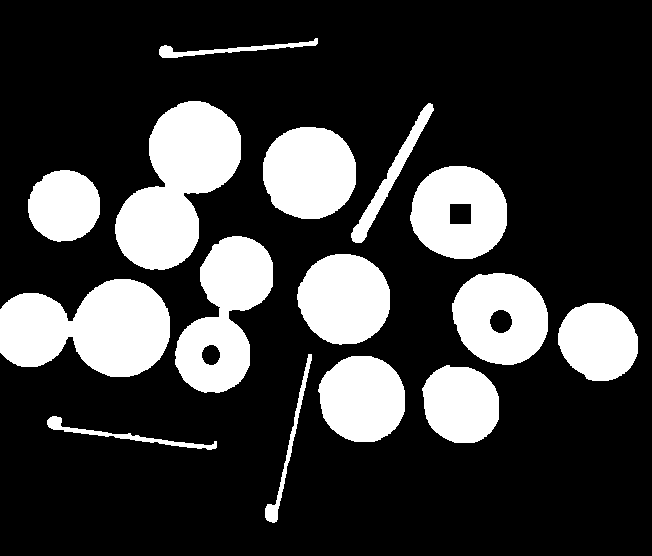
#> input picture AssignmentFour/images/test1.bmp, 652 x 556 px
$ python 3ab.py
#> lines starting #> are read from the running program, lines starting #| are printed output that depends on the picture; after the words box and inside, x2 and y2 are one past the last pixel; in counts of white or black regions, pixels touching at a corner belong together
import cv2
import numpy as np
import matplotlib.pyplot as plt
from scipy.ndimage.morphology import binary_fill_holes

boundaries = []
out_boundaries = {}
in_boundaries = {}


def erosion(img, structuring_element):
    rows, cols = img.shape
    k = structuring_element.shape[0]
    eroded_image = np.zeros(img.shape, dtype=np.uint8)
    for i in range(rows - k - 1):
        for j in range(cols - k - 1):
            sub_image = img[i:i + k, j:j + k]
            temp = np.multiply(sub_image, structuring_element)
            temp = temp * 255
            if (temp == structuring_element).all():
                eroded_image[i + k // 2, j + k // 2] = 255
    return eroded_image


def construct_circular_structuring_element(rad):
    n = rad * 2 + 1
    struct_element = np.zeros((n, n), dtype=np.uint8)
    for i in range(n):
        for j in range(n):
            if (i - n // 2) ** 2 + (j - n // 2) ** 2 < rad ** 2:
                struct_element[i, j] = 255
    return struct_element


image = cv2.imread('images/test1.bmp', cv2.IMREAD_GRAYSCALE)
#> image: shape (556, 652); 23.1% white; 15 white regions, largest, box (x1, y1, x2, y2) and area: (115, 101, 241, 270) 12310, (0, 279, 170, 377) 11872, (175, 236, 273, 393) 8704

struct_element_1 = construct_circular_structuring_element(11)
structuring_element_2 = np.zeros((3, 3), dtype=np.uint8)
structuring_element_2[1, 0] = 255
structuring_element_2[0, 1] = 255
structuring_element_2[1, 1] = 255
structuring_element_2[1, 2] = 255
structuring_element_2[2, 1] = 255

ans = erosion(image, struct_element_1)
#> after the loop in erosion, `for i in range(rows - k - 1):`:
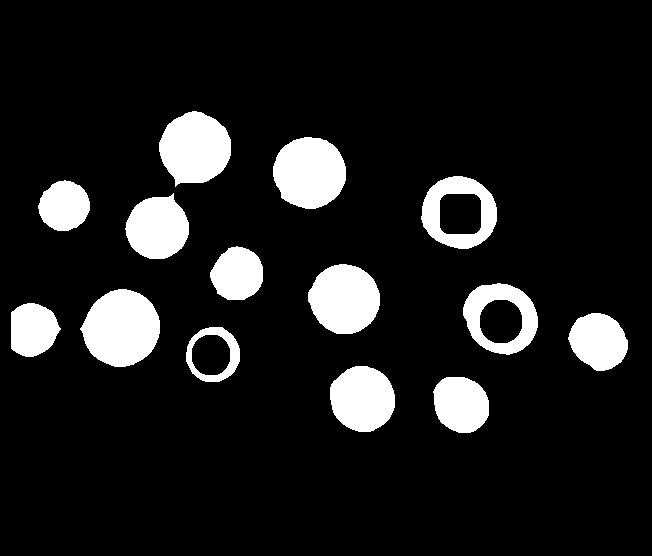
#> eroded_image: shape (556, 652); 11.3% white; 14 white regions, largest, box (x1, y1, x2, y2) and area: (80, 289, 160, 367) 4647, (273, 137, 346, 209) 4114, (159, 111, 231, 187) 4025
#> after the loop in erosion, `for i in range(rows - k - 1):`: sub_image: shape (23, 23); every value is 0

ans2 = binary_fill_holes(ans)
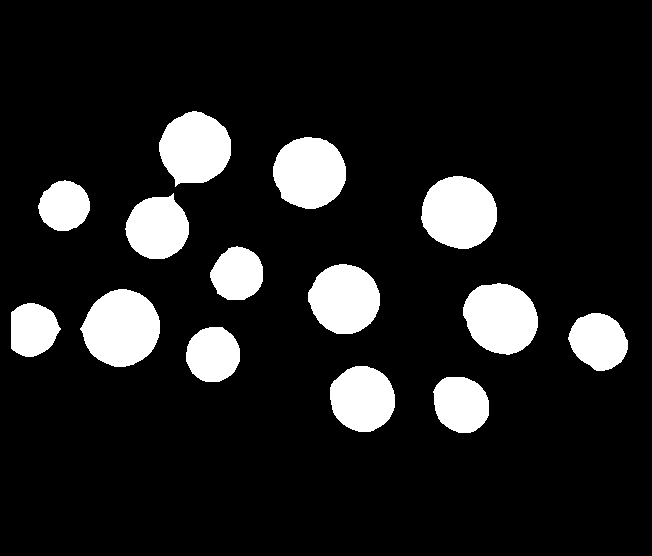
#> ans2: shape (556, 652) bool; 12.5% white; 14 white regions, largest, box (x1, y1, x2, y2) and area: (80, 289, 160, 367) 4647, (421, 176, 497, 249) 4312, (463, 283, 538, 355) 4130

fig = plt.figure(figsize=(20, 12))
fig.add_subplot(1, 3, 1)
plt.axis('off')
plt.title('Original')
plt.imshow(image, cmap='gray')
fig.add_subplot(1, 3, 2)
plt.axis('off')
plt.title('After erosion')
plt.imshow(ans, cmap='gray')
fig.add_subplot(1, 3, 3)
plt.axis('off')
plt.title('After filling holes')
plt.imshow(ans2, cmap='gray')
plt.show()
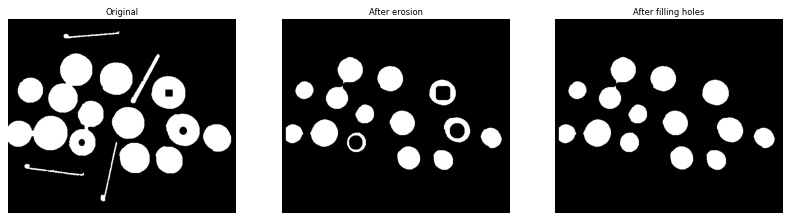
#> figure drawn by matplotlib, 3 panels

$ run again, with AssignmentFour/images/body1.bmp copied over AssignmentFour/images/test1.bmp
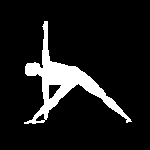
#> input picture AssignmentFour/images/body1.bmp, 150 x 150 px
#> image: shape (150, 150); 10.5% white; 1 white region, box (x1, y1, x2, y2) and area: (24, 21, 132, 124) 2358
#> after the loop in erosion, `for i in range(rows - k - 1):`:
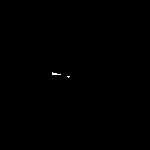
#> eroded_image: shape (150, 150); 0.08% white in thin lines or dots, all inside (x1, y1, x2, y2) = (52, 72, 70, 78)
#> `plt.show()`:
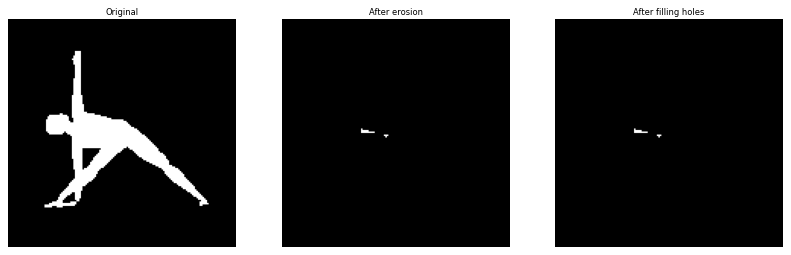
#> figure drawn by matplotlib, 3 panels

$ run again, with AssignmentFour/images/body2.bmp copied over AssignmentFour/images/test1.bmp
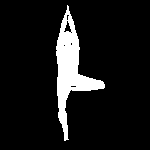
#> input picture AssignmentFour/images/body2.bmp, 150 x 150 px
#> image: shape (150, 150); 9.4% white; 1 white region, box (x1, y1, x2, y2) and area: (56, 5, 105, 141) 2118
#> after the loop in erosion, `for i in range(rows - k - 1):`:
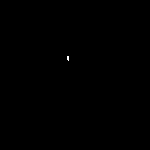
#> eroded_image: shape (150, 150); 0.04% white in thin lines or dots, all inside (x1, y1, x2, y2) = (67, 56, 69, 61)
#> `plt.show()`:
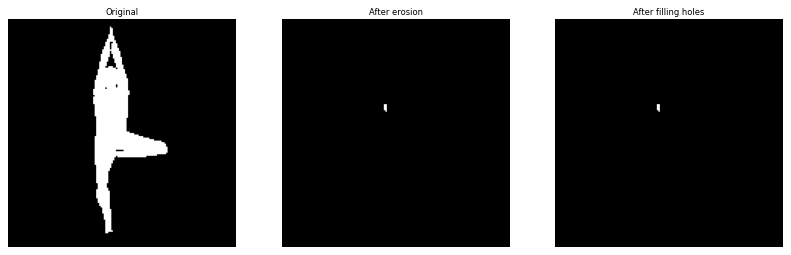
#> figure drawn by matplotlib, 3 panels
